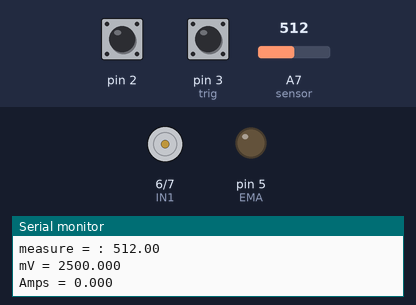
Recording of a sketch running on a simulated Arduino Nano, built with avr-gcc and run on an emulated ATmega328P. Shown: motor-driver pin pairs drawn as motors (green arrow = first pin HIGH = forward, orange = second pin HIGH = backward, longer = more drive), output pins drawn as LEDs (lit = HIGH), the last lines printed to the serial monitor. The test bench sets the inputs (shaded band); at power-on: pin 3 (trig) HIGH, A7 (sensor) = 512, pin 2 HIGH.

Above: at 1.3 s.
1.4 s: pin 3 (trig) driven LOW
At 3.2 s:
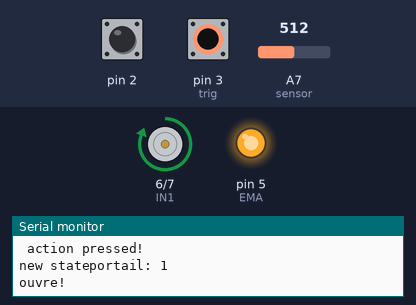
3.5 s: A7 (sensor) set to 557
5.0 s: A7 (sensor) set to 581
At 5.8 s:
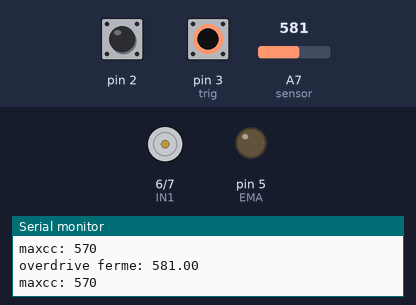
6.5 s: pin 3 (trig) pulsed HIGH 5 times (0.12 s each, 0.3 s apart)
At 7.77 s:
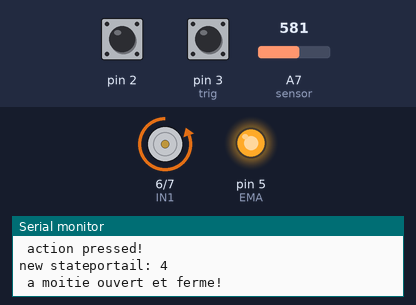
9.5 s: pin 3 (trig) pulsed HIGH 2 times (0.12 s each, 0.3 s apart)
At 10.9 s:
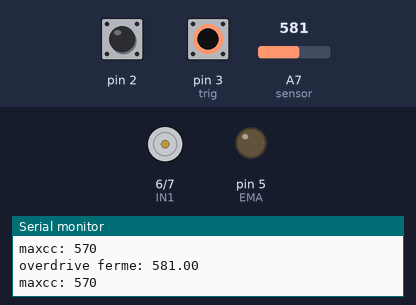
Timing chart, 0 to 12.5 s (numbered marks = the images above; inputs shaded):
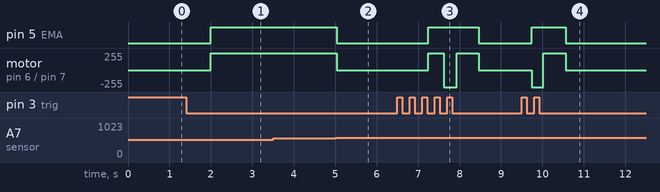

Measured:
- the behaviour switches between 570 and 571 on A7 (sensor) (found by bisection; images 1 and 2)
- after the input at 1.4 s, pin 5 (EMA): LOW → HIGH after 0.60 s; motor on pin 6 (IN1) / pin 7 (IN2): stopped → forward 255/255 after 0.60 s
- after the input at 5.0 s, pin 5 (EMA): HIGH → LOW at once; motor on pin 6 (IN1) / pin 7 (IN2): forward 255/255 → stopped at once
- after the input at 6.5 s, pin 5 (EMA): LOW → HIGH after 0.74 s, → LOW 1.2 s later; motor on pin 6 (IN1) / pin 7 (IN2): stopped → forward 255/255 after 0.74 s, → backward 255/255 0.38 s later, → forward 255/255 0.30 s later, → stopped 0.54 s later
- after the input at 9.5 s, pin 5 (EMA): LOW → HIGH after 0.24 s, → LOW 0.82 s later; motor on pin 6 (IN1) / pin 7 (IN2): stopped → backward 255/255 after 0.24 s, → forward 255/255 0.28 s later, → stopped 0.54 s later

The sketch:

portail_na.ino
```cpp
// pins
int   countrot  = PD2; // counter of rotation
int   trig      = PD3; // change mode
int   EMA       = PD5; // pwm motor
int   IN1       = PD6; // command motor 1
int   IN2       = PD7; // command motor 2
int   sensor    = A7; // overloadsensor


int maxrotationopen, maxrotationclose, calibre, inrotation, minCC, maxCC;
int halfopen, halfclose;
int opendelay, closedelay, minmotorpos, maxmotorpos, minmotor, delayloop;
int countrotation = 0;
int new_pb, old_pb = 1;
int new_pb1, old_pb1 = 1;
int stateportail = 0; // 0 repos ferme, 1 ouvre, 2 repos ouvert, 3 ferme,4 ouvert a moitie 5 ferme a moitie
double meas, measold ;
int varCompteur = 0; // La variable compteur
int mVperAmp = 185; // use 100 for 20A Module and 66 for 30A Module
int ACSoffset = 2500;
double Voltage = 0;
double Amps = 0;

void pressedcountrot (void)
{
  if (stateportail == 3) {//ferme
    countrotation++;
    if (countrotation == maxrotationclose) {
      Serial.print("min rotation reached! completement ferme: ");
      Serial.println(countrotation);
      stateportail = 0;
      actionportail();
    }
    if (countrotation == minmotorpos) {
      Serial.print("min motor reached!: ");
      Serial.println( minmotorpos, DEC);
      Serial.print("countrotation : ");
      Serial.println(countrotation);
      analogWrite(EMA, minmotor);
    }
  }
  if (stateportail == 1) {//ouvre
    countrotation++;
    if (countrotation == maxrotationopen) {
      Serial.print("maxrotation reached! completement ouvert!: ");
      Serial.println(maxrotationopen);
      stateportail = 2;
      actionportail();
    }
    if (countrotation == maxmotorpos) {
      Serial.print("max motor reached!: ");
      Serial.println(maxmotorpos);
      Serial.print("countrotation : ");
      Serial.println(countrotation);
      analogWrite(EMA, minmotor);
    }
  }
  //Serial.println(countrotation);
}

void ouvreportail()
{
  varCompteur = 1;
  inrotation = 1;
  digitalWrite(IN1, 1);
  digitalWrite(IN2, 0);
  analogWrite(EMA, 255);
}
void fermeportail()
{
  varCompteur = 1;
  inrotation = 1;
  digitalWrite(IN1, 0);
  digitalWrite(IN2, 1);
  analogWrite(EMA, 255);
}
void reposportail() {
  digitalWrite(IN1, 0);
  digitalWrite(IN2, 0);
  analogWrite(EMA, 0);
  inrotation = 0;
  varCompteur = 0;
}

void actionportail() {// 0 repos ferme, 1 ouvre, 2 repos ouvert, 3 ferme,4 ouvert a moitie 5 ferme a moitie
  switch (stateportail) {
    case 0: {
        Serial.println("repos ferme!");
        countrotation = 0;
        reposportail();
        break;
      }
    case 1: {
        Serial.println("ouvre!");
        delay(opendelay);
        ouvreportail();
        break;
      }
    case 2: {
        Serial.println("repos ouvert!");
        reposportail();
        countrotation = 0;
        break;
      }
    case 3: {
        Serial.println("ferme!");
        delay(closedelay);
        fermeportail();
        break;
      }
    case 4: {
        if (countrotation < halfopen)
        {
          Serial.println("a moitie ouvert!");
          reposportail();
          countrotation = maxrotationclose - countrotation;
        }
        else {
          Serial.println(" a moitie ouvert et ferme!");
          stateportail = 3;
          fermeportail();
          countrotation = maxrotationclose - countrotation;
        }
        break;
      }
    case 5: {
        if (countrotation < halfclose) {
          Serial.println("a moitie ferme!");
          reposportail();
          countrotation = maxrotationopen - countrotation;
        }
        else {
          Serial.println(" a moitie ferme et ouvre!");
          stateportail = 1;
          ouvreportail();
          countrotation = maxrotationclose - countrotation;
        }
        break;
      }
  }
}

void triggeraction (void) { // 0 repos ferme, 1 ouvre, 2 repos ouvert, 3 ferme,4 ouvert a moitie, 5 ferme a moitie
  switch (stateportail) {
    case 0: {
        stateportail = 1;
        break;
      }
    case 1: {
        stateportail = 4;
        break;
      }
    case 2 : {
        stateportail = 3;
        break;
      }
    case 3: {
        stateportail = 5;
        break;
      }
    case 4: {
        stateportail = 3;
        break;
      }
    case 5: {
        stateportail = 1;
        break;
      }
  }
  Serial.print("new stateportail: ");
  Serial.println( stateportail);
  actionportail();
}

void anaread ()
{
  meas = analogRead(sensor); // Converts and read the analog input value (value from 0.0 to 1.0)
  if ((meas - measold > 15) || (measold - meas > 15)) {
    Serial.print("measure = : ");
    Serial.println(meas);
    Voltage = (meas / 1024.0) * 5000; // Gets you mV
    Amps = ((Voltage - ACSoffset) / mVperAmp);
    Serial.print("mV = "); // shows the voltage measured
    Serial.println(Voltage, 3);
    // the '3' after voltage allows you to display 3 digits after decimal point
    Serial.print("Amps = "); // shows the voltage measured
    Serial.println(Amps, 3);
    // the '3' after voltage allows you to display 3 digits after decimal point
    //Serial.print(" old: ");
    //Serial.println(measold);
    measold = meas;
  }
  if ((meas < minCC) || (meas > maxCC)) {
    if (meas < minCC) {
      Serial.print("overdrive ouvre: ");
      Serial.println(meas);
      Serial.print("mincc: ");
      Serial.print(minCC);
    }
    if (meas > maxCC) {
      Serial.print("overdrive ferme: ");
      Serial.println(meas);
      Serial.print("maxcc: ");
      Serial.println(maxCC);
    }
    if (calibre == 2) {
      maxrotationclose = countrotation;
      halfclose = int(0.5 * maxrotationclose);
      //minmotorpos = int(0.9 * maxrotationopen);
      minmotorpos = maxrotationclose - 1;
      stateportail = 0;
      actionportail();
      calibre = 0;
      Serial.print("calibration maxrotationoclose: ");
      Serial.println(maxrotationclose);
    }
    if (calibre == 1) {
      maxrotationopen = countrotation;
      //minmotorpos = int(0.1 * maxrot
      halfopen = int(0.5 * maxrotationopen);
      maxmotorpos = int(0.9 * maxrotationopen);
      stateportail = 2;
      actionportail();
      calibre = 2;
      Serial.print("calibration maxrotationopen: ");
      Serial.println(maxrotationopen);
    }
    if (stateportail == 1) {
      Serial.println("overdrive with a moitie ouvert!");
      Serial.print("countrotation : ");
      Serial.println(countrotation);
      stateportail = 4;
      countrotation = maxrotationclose - countrotation;
      reposportail();
    }
    if (stateportail == 3) {
      Serial.println("overdrive with a moitie ferme!");
      Serial.print("countrotation : ");
      Serial.println(countrotation);
      stateportail = 5;
      countrotation = maxrotationclose - countrotation;
      reposportail();
    }
  }
}
void setup() {
  Serial.println("***** portail*********");
  pinMode (countrot, INPUT);
  pinMode (trig, INPUT);
  pinMode (EMA, OUTPUT);
  pinMode (IN1, OUTPUT);
  pinMode (IN2, OUTPUT);
  Serial.begin(9600);
  Serial.println("moniteur pret");
  countrotation = 0;
  maxrotationopen = 500;
  maxrotationclose = 500;
  minmotorpos = int(0.8 * maxrotationclose);
  maxmotorpos = int(0.8 * maxrotationopen);
  Serial.print("min motor: ");
  Serial.println(minmotorpos);
  Serial.print("max motor: ");
  Serial.println( maxmotorpos);

  minmotor = 150;

  minCC = 450;//ouvre
  //average 510
  maxCC = 570;//ferme
  Serial.print("min voltage overdrive: ");
  Serial.println(minCC);
  Serial.print("max voltage overdrive: ");
  Serial.println(maxCC);

  opendelay = 500; // 0.5 second
  closedelay = 0;
  Serial.print("opendelay ms: ");
  Serial.println(opendelay);
  Serial.print("closedelay ms: ");
  Serial.println(closedelay);
  stateportail = 0;
  Serial.println("completement ferme!");
  digitalWrite(IN1, 0);
  digitalWrite(IN2, 0);
  analogWrite(EMA, 0);
  calibre = 1;
  inrotation = 0;
  measold = 0;
  delayloop = 10;
}

void loop() {
  /// icurrent read after 500ms
  if (varCompteur == 0) {
    anaread();
  }
  if (varCompteur > 0 ) {
    varCompteur++;
  }
  if (varCompteur > 500.0 / delayloop) { //500ms
    varCompteur = 0;
  }
  // stop rotation after 20 second
  if (inrotation > 0 ) {
    inrotation++;
  }
  if (inrotation > 18000.0 / delayloop) { //18 second
    inrotation = 0;
    Serial.println("stop motor after 18s");
    if (stateportail == 1) {
      stateportail = 2;
    }
    if (stateportail == 3) {
      stateportail = 0;
    }
    actionportail();
  }
  // count rotation
  new_pb = digitalRead(countrot);
  if ((new_pb == 0) && (old_pb == 1)) {
    //Serial.println("count rotation pressed");
    pressedcountrot();
    //delay(10); // 100 ms
  }
  old_pb = new_pb;

  // mode
  new_pb1 = digitalRead(trig);
  if ((new_pb1 == 0) && (old_pb1 == 1)) {
    Serial.println(" action pressed!");
    delay(100); // 100 ms
    triggeraction();
  }
  old_pb1 = new_pb1;

  delay(delayloop); // 50 ms
}
```
